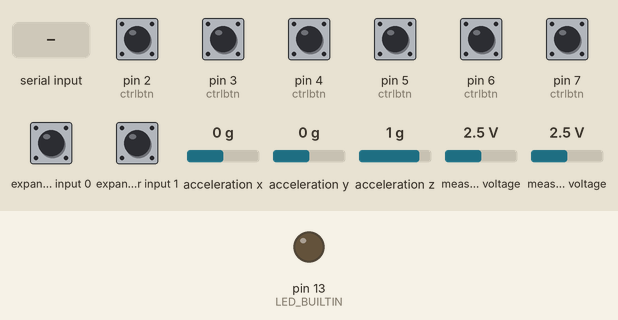
Bench run of a sketch on a simulated Arduino Uno, built with avr-gcc and run on an emulated ATmega328P. Parts: output pins drawn as LEDs (lit = HIGH). Wiring (inferred from the names in the program): Wii Nunchuk at I2C address 0x52. Inputs (shaded band) come from the test bench; at power-on: expander input 0, expander input 1, pin 2 (ctrlbtn), pin 3 (ctrlbtn), pin 4 (ctrlbtn), pin 5 (ctrlbtn), pin 6 (ctrlbtn), pin 7 (ctrlbtn) HIGH, measured voltage 2.5 V, acceleration x 0 g, acceleration y 0 g, acceleration z 1 g. What the sketch prints to the serial monitor is not drawn.

Above: at 1.2 s.
1.3 s: "p|45\n" received over Serial
At 2.5 s:
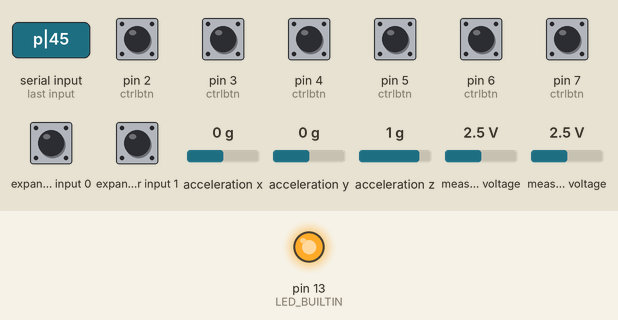
2.8 s: measured voltage (sensor 200) set to 2.1 V
4.3 s: measured voltage (sensor 200) set to 1.8 V
Timing chart, 0 to 7.3 s (numbered marks = the images above; inputs shaded):
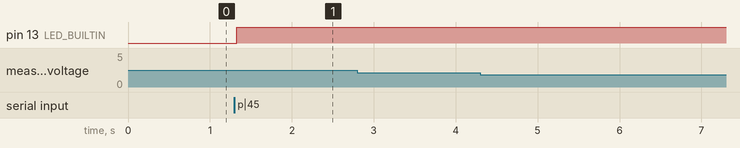

Measured:
- after the input at 1.3 s, pin 13 (LED_BUILTIN): LOW → HIGH at once
- after the input at 2.8 s, every drawn part: stays the same
- after the input at 4.3 s, every drawn part: stays the same

The sketch:

controller.ino
```cpp
#include <SoftwareSerial.h>
#include <Wire.h>
#include "EEPROMAnything.h"

#include "WiiChuck.h"

WiiChuck chuck = WiiChuck();
SoftwareSerial dbg(A2,A1); // RX-green, TX-white

//joystick buttons on original controller
#define JOYL_UP_P 3
#define JOYL_DN_P 4
#define JOYM_UP_P 2
#define JOYM_DN_P 5
#define JOYR_UP_P 7
#define JOYR_DN_P 6

#define JOYL_UP 0
#define JOYL_DN 1
#define JOYM_UP 2
#define JOYM_DN 3
#define JOYR_UP 4
#define JOYR_DN 5
uint8_t ctrlbtn[6] = {JOYL_UP_P, JOYL_DN_P, JOYM_UP_P, JOYM_DN_P, JOYR_UP_P, JOYR_DN_P};
boolean btnstate[6] = {HIGH, HIGH, HIGH, HIGH, HIGH, HIGH};

struct color {

  uint8_t r;
  uint8_t g;
  uint8_t b;
  uint8_t i;
  color(uint8_t cr=0, uint8_t cg=0, uint8_t cb=0, uint8_t ci=0)
  {
    r=cr;
    g=cg;
    b=cb;
    i=ci;
  }
};

typedef struct color RGBColor;

RGBColor white(255,255,255,255);
RGBColor black(0,0,0,0);

RGBColor lights = white;

uint8_t rgb_wheel[13][3] = {

  {255, 0,   0},
  {255, 128, 0},
  {255, 255, 0},
  {128, 255, 0},
  {0,   255, 0},
  {0,   255, 128},
    {255, 255, 255},
  {0,   255, 255},
  {0,   128, 255},
  {0,   0,   255},
  {128, 0,   255},
  {255, 0,   255},
  {255, 0,   128}
};

const int SPD_MAX = 6;
const int SPD_MIN = 0;
const int SPD_TBO = 9;

int max_speed = SPD_MAX;
int min_speed = SPD_MIN;

#define STORE_ADDR 1

void setup()
{

  EEPROM_read(STORE_ADDR, lights);

  //bluetooth module connected on hwserial
  Serial.begin(9600);
  while (!Serial) {
    ; // wait for serial port to connect. Needed for native USB port only
  }

  //input pullup for buttons
  for (int a=0;a<6;a++) {
    pinMode(ctrlbtn[a], INPUT);
    digitalWrite(ctrlbtn[a], HIGH);//pullup
  }

  //join i2c bus as master
  Wire.begin();

  //block until first read from chuck
  chuck.begin();


  while (!chuck.update()) {
    delay(1);
  }


  chuck.calibrateJoy();


  pinMode(LED_BUILTIN, OUTPUT);
  digitalWrite(LED_BUILTIN, LOW);


  dbg.begin(9600);

  dbg.println(F("Finished setup"));
}
bool stop_sent = false;


//nunchuck stick
bool stick_turning = false;

String cmd = "";

String buf = "";

char recv = 0;

bool ping_val = LOW;

float voltage = 0.0;

void loop()
{

  if (Serial.available()) {
    recv = Serial.read();
    //dbg.write(Serial.read());

    if (buf[0] == 'p' && recv == '|') {
      cmd = "ping";
    }

    buf+=recv;

    //reset - unrecognized command
    if (buf.length() >= 10) {
      buf = "";
      cmd = "";
    }
  }

  if (cmd == "ping")
  {
      //read voltage
      buf.remove(0,1);

      voltage = buf.toFloat() * 11.0;

      ping_val = !ping_val;
      digitalWrite(LED_BUILTIN, ping_val);

      dbg.print("Voltage: ");
      dbg.println(voltage);

      buf = "";
      cmd = "";
  }

  //  while (dbg.available()) {
  //    Serial.write(dbg.read());
  //  }


  readButtons();

  //config
  if (buttonPressed(JOYM_UP) || buttonPressed(JOYM_DN)) {


      if (buttonPressed(JOYL_DN)) {
        sendLights(black);
      }
      else if (buttonPressed(JOYL_UP)) {
        sendLights(lights);
      }

      if (buttonPressed(JOYR_DN) && chuck.update()) {

          int roll = chuck.readRoll();
          if (roll < -90) roll = 90;
          if (roll > 90) roll = 90;

          int idx = map(roll, -90, 90, 0, 12);

          if (idx<0) idx=0;
          if (idx>12) idx = 12;

          lights.r = rgb_wheel[idx][0];
          lights.g = rgb_wheel[idx][1];
          lights.b = rgb_wheel[idx][2];
          lights.i = 255;


          sendLights(lights);

          EEPROM_write(STORE_ADDR, lights);
      }


  } //config

  else {
      processMove();

  }


}

void processMove()
{
  int spd = 0;
  int dir = 0;


  if (chuck.update()) {

    //button z is pressed
    if (chuck.buttonZ) {
      max_speed = SPD_TBO;
    }
    else {
      max_speed = SPD_MAX;
    }


    int joyX = chuck.readJoyX();
    int joyY = chuck.readJoyY();

    //clamp to 80 max
    int c = min(sqrt((joyX * joyX)  + (joyY * joyY)), 80);

    spd = map(c, 0, 80, min_speed, max_speed);


    //top vs bottom of joystick relaxed to 20
    if (abs(joyY) != joyY && abs(joyY) > 20) {
      spd = -spd;
    }

    //turn using joystick
    if (stick_turning) {
      if (abs(joyX) != joyX && abs(joyX) > 20) {
        dir = -1;
      }
      else if (abs(joyX) == joyX && abs(joyX) > 20) {
        dir = 1;
      }
    }
    //turn using accelerometer
    else {
      int angle = chuck.readRoll();
      if (angle >= 20) {
        //rotated on axis out of button c to the right
        dir = 1;
      }
      else if (angle <= -20) {
        //rotated on axis out of button c to the left
        dir = -1;
      }
    }
    //end turn left/right accel


//    Serial.print(" X=");
//    Serial.print(joyX);
//    Serial.print(" Y=");
//    Serial.print(joyY);
//    Serial.print(" DIST=");
//    Serial.print(c);
//    Serial.print(" SPD=");
//    Serial.print(spd);
//    Serial.print(" DIR=");
//    Serial.print(dir);
//    Serial.println();


     moveCar(spd, dir);
  }//chuck update

}

void sendLights(const RGBColor& clr)
{


  uint8_t red = map(clr.r,  0, 255, 0, 9);
  uint8_t green = map(clr.g, 0, 255, 0, 9);
  uint8_t blue = map(clr.b, 0, 255, 0, 9);
  uint8_t i = map(clr.i, 0, 255, 0, 9);

  String lights = ""+red+green+blue+i;

  //snprintf(lights_nvalue, 5, "%u%u%u%u", red, green, blue, i);

  Serial.print(F("l"));
  Serial.print(red);
  Serial.print(green);
  Serial.print(blue);
  Serial.print(i);
  Serial.flush();

}
void readButtons()
{
  for (int a=0;a<6;a++) {
      btnstate[a] = digitalRead(ctrlbtn[a]);

  }
}

bool buttonPressed(int idx)
{
  return (btnstate[idx] == 0);
}

void moveCar(int spd, int dir)
{

  if (spd > 9)spd = 9;
  if (spd < -9)spd = -9;

  if (abs(spd) < 2) {
    if (!stop_sent) {
      Serial.print(F("m0000"));
      stop_sent = true;

    }
    return;
  }

  stop_sent = false;

  int mot_spdL = spd;
  int mot_spdR = spd;


  if (dir == 1) {
    if (chuck.buttonC) {
      mot_spdR = spd * -1;
    }
    else {
      mot_spdR = 0;
    }
  }
  else if (dir == -1) {
    if (chuck.buttonC) {
      mot_spdL = spd * -1;
    }
    else {
      mot_spdL = 0;
    }
  }


  //
  Serial.print(F("m"));
  Serial.print(abs(mot_spdL));
  if (mot_spdL < 0) {
    Serial.print(F("1"));
  }
  else {
    Serial.print(F("0"));
  }

  Serial.print(abs(mot_spdR));
  if (mot_spdR < 0) {
    Serial.print(F("1"));
  }
  else {
    Serial.print(F("0"));
  }

  //delay(50);

}

void dumpButtons()
{
 Serial.print(F("JOYL_UP="));
         Serial.print(btnstate[JOYL_UP]);
         Serial.print(F(" | "));
      Serial.print(F("JOYL_DN="));
         Serial.print(btnstate[JOYL_DN]);
         Serial.print(F(" | "));
      Serial.print(F("JOYM_UP="));
         Serial.print(btnstate[JOYM_UP]);
         Serial.print(F(" | "));
      Serial.print(F("JOYM_DN="));
         Serial.print(btnstate[JOYM_DN]);
         Serial.print(F(" | "));
      Serial.print(F("JOYR_UP="));
         Serial.print(btnstate[JOYR_UP]);
         Serial.print(F(" | "));
      Serial.print(F("JOYR_DN="));
         Serial.print(btnstate[JOYR_DN]);
         Serial.println("");
}
```

EEPROMAnything.h
```cpp
#ifndef EEPROM_ANYTHING_H
#define EEPROM_ANYTHING_H

#include <EEPROM.h>
#include <Arduino.h>  // for type definitions
#include <stdint.h>

template <class T> int EEPROM_write(int ee, const T& value)
{
    noInterrupts();
    const byte* p = (const byte*)(const void*)&value;
    unsigned int i;
    for (i = 0; i < sizeof(value); i++) {
          EEPROM.write(ee++, *p++);
    }
    interrupts();
    return i;
}

template <class T> int EEPROM_read(int ee, T& value)
{
    noInterrupts();
    byte* p = (byte*)(void*)&value;
    unsigned int i;
    for (i = 0; i < sizeof(value); i++) {
          *p++ = EEPROM.read(ee++);
    }
    interrupts();
    return i;
}

#endif
```

WiiChuck.h
```cpp
/*
  Nunchuck -- Use a Wii Nunchuck
  Tim Hirzel http://www.growdown.com

  notes on Wii Nunchuck Behavior.
  This library provides an improved derivation of rotation angles from the nunchuck accelerometer data.
  The biggest different over existing libraries (that I know of ) is the full 360 degrees of Roll data
  from teh combination of the x and z axis accelerometer data using the math library atan2.

  It is accurate with 360 degrees of roll (rotation around axis coming out of the c button, the front of the wii),
  and about 180 degrees of pitch (rotation about the axis coming out of the side of the wii).  (read more below)

  In terms of mapping the wii position to angles, its important to note that while the Nunchuck
  sense Pitch, and Roll, it does not sense Yaw, or the compass direction.  This creates an important
  disparity where the nunchuck only works within one hemisphere.  At a result, when the pitch values are
  less than about 10, and greater than about 170, the Roll data gets very unstable.  essentially, the roll
  data flips over 180 degrees very quickly.   To understand this property better, rotate the wii around the
  axis of the joystick.  You see the sensor data stays constant (with noise).  Because of this, it cant know
  the difference between arriving upside via 180 degree Roll, or 180 degree pitch.  It just assumes its always
  180 roll.


  This file is an adaptation of the code by these authors:
  Tod E. Kurt, http://todbot.com/blog/

  The Wii Nunchuck reading code is taken from Windmeadow Labs
  http://www.windmeadow.com/node/42

  Conversion to Arduino 1.0 by Danjovic
  http://hotbit.blogspot.com

*/

#ifndef WiiChuck_h
#define WiiChuck_h


#include "Arduino.h"
#include <Wire.h>
#include <math.h>


// these may need to be adjusted for each nunchuck for calibration
#define ZEROX 510
#define ZEROY 490
#define ZEROZ 460
#define RADIUS 210  // probably pretty universal

#define DEFAULT_ZERO_JOY_X 124
#define DEFAULT_ZERO_JOY_Y 132


class WiiChuck {
  private:
    uint8_t cnt;
    uint8_t status[6];    // array to store wiichuck output
    uint8_t averageCounter;
    //int accelArray[3][AVERAGE_N];  // X,Y,Z
    int i;
    int total;
    uint8_t zeroJoyX;   // these are about where mine are
    uint8_t zeroJoyY; // use calibrateJoy when the stick is at zero to correct
    int lastJoyX;
    int lastJoyY;
    int angles[3];

    bool lastZ, lastC;

    bool not_connected;

  public:

    uint8_t joyX;
    uint8_t joyY;
    bool buttonZ;
    bool buttonC;
    void begin()
    {

      cnt = 0;
      averageCounter = 0;

      joyX = DEFAULT_ZERO_JOY_X;
      joyY = DEFAULT_ZERO_JOY_Y;

      not_connected = false;

      // instead of the common 0x40 -> 0x00 initialization, we
      // use 0xF0 -> 0x55 followed by 0xFB -> 0x00.
      // this lets us use 3rd party nunchucks (like cheap $4 ebay ones)
      // while still letting us use official oness.
      // only side effect is that we no longer need to decode bytes in _nunchuk_decode_byte
      // see http://forum.arduino.cc/index.php?topic=45924#msg333160
      //
      Wire.beginTransmission(0x52); // device address
      Wire.write(0xF0);
      Wire.write(0x55);
      Wire.endTransmission();
      delay(10);
      Wire.beginTransmission(0x52);
      Wire.write(0xFB);
      Wire.write((uint8_t)0x00);
      Wire.endTransmission();


      while (!update()) {
        delay(1);
      }

      for (i = 0; i < 3; i++) {
        angles[i] = 0;
      }
      zeroJoyX = DEFAULT_ZERO_JOY_X;
      zeroJoyY = DEFAULT_ZERO_JOY_Y;
    }


    void calibrateJoy() {
      zeroJoyX = joyX;
      zeroJoyY = joyY;
    }

    bool isConnected() {
        return !not_connected;
    }

    bool update() {

      if (not_connected) return false;

      Wire.requestFrom (0x52, 6); // request data from nunchuck
      while (Wire.available ()) {
        // receive byte as an integer
        status[cnt] = _nunchuk_decode_byte (Wire.read()); //
        cnt++;
      }
      if (cnt > 5) {
        lastZ = buttonZ;
        lastC = buttonC;
        lastJoyX = readJoyX();
        lastJoyY = readJoyY();
        //averageCounter ++;
        //if (averageCounter >= AVERAGE_N)
        //    averageCounter = 0;

        cnt = 0;
        joyX = (status[0]);
        joyY = (status[1]);
        for (i = 0; i < 3; i++)
          //accelArray[i][averageCounter] = ((int)status[i+2] << 2) + ((status[5] & (B00000011 << ((i+1)*2) ) >> ((i+1)*2)));
          angles[i] = (status[i + 2] << 2) + ((status[5] & (B00000011 << ((i + 1) * 2) ) >> ((i + 1) * 2)));

        //accelYArray[averageCounter] = ((int)status[3] << 2) + ((status[5] & B00110000) >> 4);
        //accelZArray[averageCounter] = ((int)status[4] << 2) + ((status[5] & B11000000) >> 6);

        buttonZ = !( status[5] & B00000001);
        buttonC = !((status[5] & B00000010) >> 1);
        _send_zero(); // send the request for next bytes
        delay(20);
        return true;
      }
      return false;
    }


    // UNCOMMENT FOR DEBUGGING
    //byte * getStatus() {
    //    return status;
    //}

    float readAccelX() {
      // total = 0; // accelArray[xyz][averageCounter] * FAST_WEIGHT;
      return (float)angles[0] - ZEROX;
    }
    float readAccelY() {
      // total = 0; // accelArray[xyz][averageCounter] * FAST_WEIGHT;
      return (float)angles[1] - ZEROY;
    }
    float readAccelZ() {
      // total = 0; // accelArray[xyz][averageCounter] * FAST_WEIGHT;
      return (float)angles[2] - ZEROZ;
    }

    bool zPressed() {
      return (buttonZ && ! lastZ);
    }
    bool cPressed() {
      return (buttonC && ! lastC);
    }

    // for using the joystick like a directional button
    bool rightJoy(int thresh = 60) {
      return (readJoyX() > thresh and lastJoyX <= thresh);
    }

    // for using the joystick like a directional button
    bool leftJoy(int thresh = 60) {
      return (readJoyX() < -thresh and lastJoyX >= -thresh);
    }


    int readJoyX() {
      return (int) joyX - zeroJoyX;
    }

    int readJoyY() {
      return (int)joyY - zeroJoyY;
    }


    // R, the radius, generally hovers around 210 (at least it does with mine)
    // int R() {
    //     return sqrt(readAccelX() * readAccelX() +readAccelY() * readAccelY() + readAccelZ() * readAccelZ());
    // }


    // returns roll degrees
    int readRoll() {
      return (int)(atan2(readAccelX(), readAccelZ()) / M_PI * 180.0);
    }

    // returns pitch in degrees
    int readPitch() {
      return (int) (acos(readAccelY() / RADIUS) / M_PI * 180.0); // optionally swap 'RADIUS' for 'R()'
    }

  private:
    uint8_t _nunchuk_decode_byte (uint8_t x)
    {
      //decode is only necessary with certain initializations
      //x = (x ^ 0x17) + 0x17;
      return x;
    }

    void _send_zero()
    {
      Wire.beginTransmission (0x52);  // transmit to device 0x52
      Wire.write ((uint8_t)0x00);   // sends one byte
      Wire.endTransmission ();  // stop transmitting
    }

};


#endif
```
